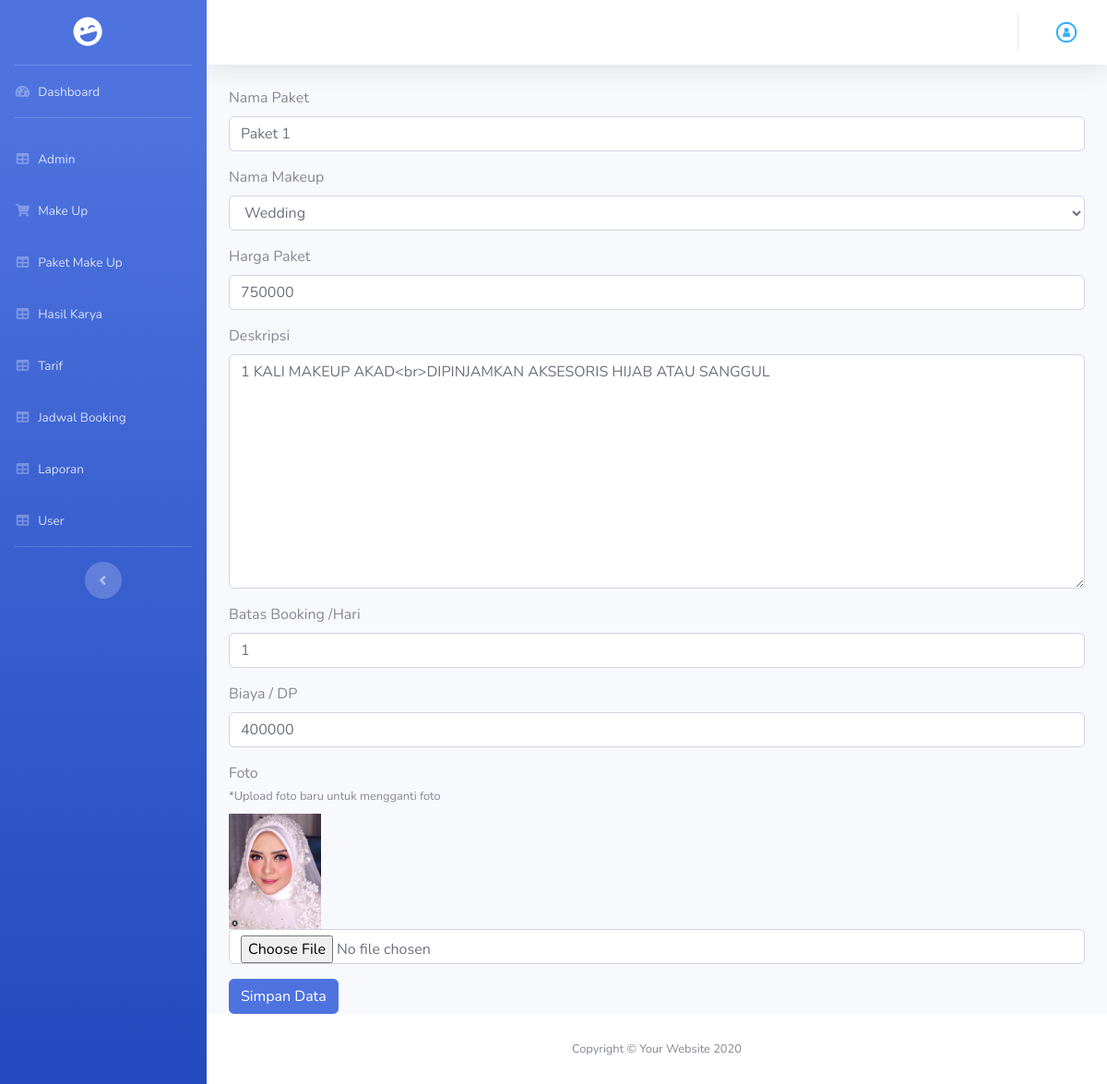
The page /admin/paket_edit/4 on the database its author committed.
### tables this page shows
CREATE TABLE `tb_paket_makeup` (
  `id_paket` int(11) NOT NULL,
  `id_makeup` int(11) NOT NULL,
  `nm_paket` varchar(100) NOT NULL,
  `harga_paket` int(11) NOT NULL,
  `deskripsi` text DEFAULT NULL,
  `batas_booking_per_hari` int(11) NOT NULL,
  `biaya_dp` int(11) NOT NULL,
  `foto` text NOT NULL,
  `jumlah_orang` int(11) NOT NULL DEFAULT 1
);

### application/core/MY_Controller.php (called while the page is built, shortened)
<?php
class MY_Controller extends CI_Controller
{
	public function view_backend($view, $data = null)
	{
		$this->load->view('admin/templateBackend/header');
		$this->load->view('admin/templateBackend/sidebar');
		$this->load->view($view, $data);
		$this->load->view('admin/templateBackend/footer');
	}
}

### application/controllers/admin/Paket_Makeup.php (called while the page is built, shortened)
<?php
class Paket_Makeup extends MY_Controller
{
  public function paket_edit($id)
  {
    $data['paket_makeup'] = $this->paketMakeupModel->getById($id);
    $data['makeup'] = $this->makeupModel->getAll();
    $this->view_backend('admin/paket_makeup/paket_edit', $data);
  }
}

### index.php (called while the page is built, shortened)
<?php
require_once BASEPATH.'core/CodeIgniter.php';

### application/models/Backend/Paket_Makeup_Model.php (called while the page is built, shortened)
<?php defined('BASEPATH') or exit('No direct script access allowed');
class Paket_Makeup_Model extends CI_Model
{
	public function getById($id)
	{
		return $this->db->query("Select
        tb_paket_makeup.id_paket,
        tb_paket_makeup.id_makeup,
        tb_paket_makeup.nm_paket,
        tb_makeup.nm_makeup,
        tb_makeup.lokasi_makeup,
        tb_paket_makeup.harga_paket,
        tb_paket_makeup.deskripsi,
        tb_paket_makeup.biaya_dp,
        tb_paket_makeup.foto,
        tb_paket_makeup.batas_booking_per_hari,
        tb_paket_makeup.jumlah_orang,
        tb_makeup.nm_makeup
    From
        tb_paket_makeup Join
        tb_makeup On tb_paket_makeup.id_makeup = tb_makeup.id_makeup Where tb_paket_makeup.id_paket='$id'")->result();
	}
}

### application/models/Backend/Makeup_Model.php (called while the page is built, shortened)
<?php defined('BASEPATH') or exit('No direct script access allowed');
class Makeup_Model extends CI_Model
{
	private $_table = "tb_makeup";
	public function getAll()
	{
		return $this->db->get($this->_table)->result();
	}
}

### application/views/admin/paket_makeup/paket_edit.php (the view, shortened to what this page needs)
<div class="container">
    <?php foreach ($paket_makeup as $pm) : ?>
        <form action="<?php echo base_url('admin/paket_edit_aksi') ?>" method="POST" enctype="multipart/form-data">
            <div class="form-group">
                <label for="">Nama Paket</label>
                <input type="text" name="nm_paket" class="form-control" value="<?php echo $pm->nm_paket ?>">
            </div>
            <div class="form-group">
                <label for="">Nama Makeup</label>
                <select name="id_makeup" id="id_makeup" class="form-control">
                    <?php foreach ($makeup as $mu) : ?>
                        <option value="<?php echo $mu->id_makeup ?>"><?php echo $mu->nm_makeup ?></option>
                    <?php endforeach; ?>
                </select>
            </div>
            <div class="form-group">
                <label for="">Harga Paket</label>
                <input type="text" name="harga_paket" class="form-control" value="<?php echo $pm->harga_paket ?>">
            </div>
            <div class="form-group">
                <label for="">Deskripsi</label>
                <textarea name="deskripsi" id="" cols="30" rows="10" class="form-control"><?php echo $pm->deskripsi ?></textarea>
            </div>
            <div class="form-group">
                <label for="">Batas Booking /Hari</label>
                <input type="text" name="batas_booking_per_hari" class="form-control" value="<?php echo $pm->batas_booking_per_hari ?>">
            </div>
            <div class="form-group">
                <label for="">Biaya / DP</label>
                <input type="text" name="biaya_dp" class="form-control" value="<?php echo $pm->biaya_dp ?>">
            </div>
            <div class="form-group">
                <label for="">
                    Foto <br>
                    <small>*Upload foto baru untuk mengganti foto</small>
                </label>
                <br>
                <img src="<?php echo base_url() . './assets/upload/' . $pm->foto ?>" width="100" />
                <input type="file" name="foto" class="form-control">
            </div>
            <button class="btn btn-primary" type="submit">Simpan Data</button>
        </form>
    <?php endforeach; ?>
</div>

### rows shown on the page
tb_paket_makeup: nm_paket "Paket 1", harga_paket "750000", deskripsi "1 KALI MAKEUP AKAD<br>DIPINJAMKAN AKSESORIS HIJAB ATAU SANGGUL", batas_booking_per_hari "1", biaya_dp "400000", foto (picture)

### other values the page prints
form field id_makeup "Wedding"
